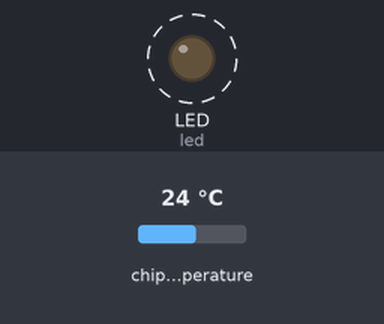
Recording of a program running on a simulated CircuitPython board. On the bench: output pins drawn as LEDs (lit = HIGH). Dashed ring = blinking. The inputs (shaded band) are chosen by the test bench; at power-on: chip temperature 24 °C. What the program prints to the serial console is not drawn. At 1.2 s the program ends and the board releases its pins; the recording ends there.

Above: at 0.1 s.
Timing chart, 0 to 1.2 s (numbered marks = the images above):
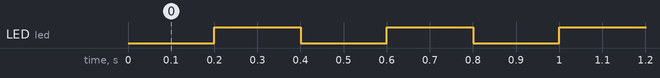

The program:

boot_blink_post.py
```python
# welcome blink and post

import time
import board
import digitalio
import microcontroller

led = digitalio.DigitalInOut(board.LED)
led.direction = digitalio.Direction.OUTPUT

for x in range(3):
    led.value = False
    time.sleep(0.2)
    led.value = True
    time.sleep(0.2)

print("This is a {}, running at {:.1f} MHz".format(board.board_id, float(microcontroller.cpu.frequency)/1000000))
print("The CPU has a temperature of {:.1f} °C.".format(microcontroller.cpu.temperature))
```

Measured:
- by itself, LED (led): alternates HIGH for 0.20 s and LOW for 0.20 s
